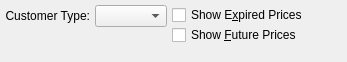
<?xml version="1.0" encoding="UTF-8"?>
<ui version="4.0">
 <comment>This file is part of the xTuple ERP: PostBooks Edition, a free and
open source Enterprise Resource Planning software suite,
Copyright (c) 1999-2019 by OpenMFG LLC, d/b/a xTuple.
It is licensed to you under the Common Public Attribution License
version 1.0, the full text of which (including xTuple-specific Exhibits)
is available at www.xtuple.com/CPAL.  By using this software, you agree
to be bound by its terms.</comment>
 <class>dspFreightPricesByCustomerType</class>
 <widget class="QWidget" name="dspFreightPricesByCustomerType">
  <property name="geometry">
   <rect>
    <x>0</x>
    <y>0</y>
    <width>347</width>
    <height>62</height>
   </rect>
  </property>
  <property name="windowTitle">
   <string>Freight Prices by Customer Type</string>
  </property>
  <layout class="QHBoxLayout" name="horizontalLayout">
   <item>
    <layout class="QVBoxLayout">
     <property name="spacing">
      <number>0</number>
     </property>
     <item>
      <layout class="QHBoxLayout">
       <property name="spacing">
        <number>5</number>
       </property>
       <item>
        <widget class="QLabel" name="_customerTypeLit">
         <property name="text">
          <string>Customer Type:</string>
         </property>
         <property name="alignment">
          <set>Qt::AlignRight|Qt::AlignTrailing|Qt::AlignVCenter</set>
         </property>
         <property name="buddy">
          <cstring>_custtype</cstring>
         </property>
        </widget>
       </item>
       <item>
        <widget class="XComboBox" name="_custtype">
         <property name="sizePolicy">
          <sizepolicy hsizetype="Expanding" vsizetype="Fixed">
           <horstretch>0</horstretch>
           <verstretch>0</verstretch>
          </sizepolicy>
         </property>
        </widget>
       </item>
      </layout>
     </item>
     <item>
      <spacer>
       <property name="orientation">
        <enum>Qt::Vertical</enum>
       </property>
       <property name="sizeType">
        <enum>QSizePolicy::Expanding</enum>
       </property>
       <property name="sizeHint" stdset="0">
        <size>
         <width>20</width>
         <height>0</height>
        </size>
       </property>
      </spacer>
     </item>
    </layout>
   </item>
   <item>
    <layout class="QVBoxLayout">
     <property name="spacing">
      <number>0</number>
     </property>
     <item>
      <widget class="XCheckBox" name="_showExpired">
       <property name="text">
        <string>Show E&amp;xpired Prices</string>
       </property>
      </widget>
     </item>
     <item>
      <widget class="XCheckBox" name="_showFuture">
       <property name="text">
        <string>Show &amp;Future Prices</string>
       </property>
      </widget>
     </item>
     <item>
      <spacer>
       <property name="orientation">
        <enum>Qt::Vertical</enum>
       </property>
       <property name="sizeType">
        <enum>QSizePolicy::Expanding</enum>
       </property>
       <property name="sizeHint" stdset="0">
        <size>
         <width>20</width>
         <height>0</height>
        </size>
       </property>
      </spacer>
     </item>
    </layout>
   </item>
   <item>
    <spacer>
     <property name="orientation">
      <enum>Qt::Horizontal</enum>
     </property>
     <property name="sizeType">
      <enum>QSizePolicy::Expanding</enum>
     </property>
     <property name="sizeHint" stdset="0">
      <size>
       <width>1</width>
       <height>20</height>
      </size>
     </property>
    </spacer>
   </item>
  </layout>
 </widget>
 <layoutdefault spacing="5" margin="5"/>
 <customwidgets>
  <customwidget>
   <class>XCheckBox</class>
   <extends>QCheckBox</extends>
   <header>xcheckbox.h</header>
  </customwidget>
  <customwidget>
   <class>XComboBox</class>
   <extends>QComboBox</extends>
   <header>xcombobox.h</header>
  </customwidget>
 </customwidgets>
 <tabstops>
  <tabstop>_custtype</tabstop>
  <tabstop>_showExpired</tabstop>
  <tabstop>_showFuture</tabstop>
 </tabstops>
 <resources/>
 <connections/>
</ui>
